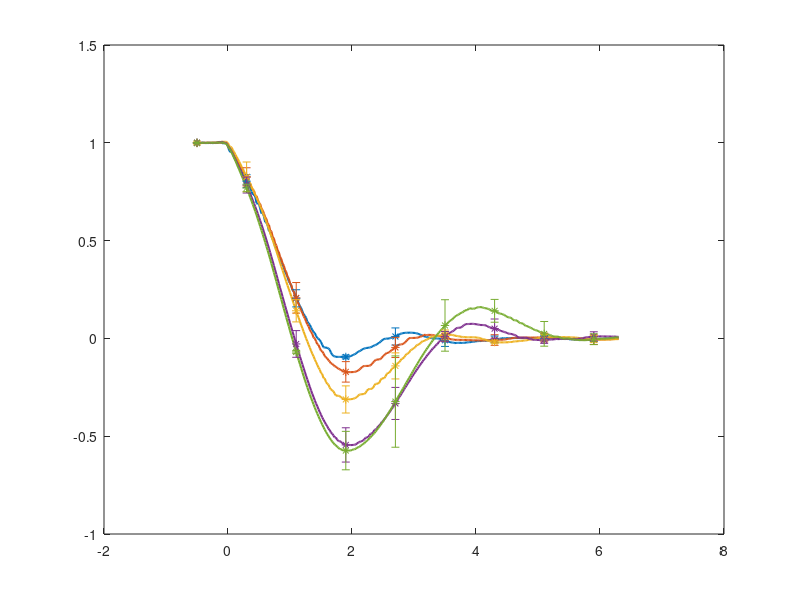

Write the MATLAB code that produced this figure. (Note: this script raises an error after producing the figure.)
%%%%%%%%%%%%%%%%%%%%%%%%%%%%%%%%%%%%%%%%%%%%%%%%%%%%%%%%%%%%%%%%%%%%%%%%%%
%%%%                        Flap Decay                               %%%%
%%%%%%%%%%%%%%%%%%%%%%%%%%%%%%%%%%%%%%%%%%%%%%%%%%%%%%%%%%%%%%%%%%%%%%%%%%
clear all; close all; clc;

load('flapDecayCase.mat')
load ./exp/Flap1Decay_norm_postp_mean.mat

%% Plot Exp and WS Data

figure;
%EXP
for i=1:5
    plot(T_mean(i).t_corrected,T_mean(i).y_norm,'-','LineWidth',1.5);hold on
end
set(gca,'ColorOrderIndex',1)
set(gcf, 'Color', 'w');
for i = 1:5
    for j=1:9
        ind(j)= find(T_mean(i).t_corrected==T_mean(i).t_error_bar(j));
    end
    errorbar(T_mean(i).t_error_bar,T_mean(i).y_norm(ind(:)),T_mean(i).error_bar_norm,'*'); hold on;
end

theta = [5,7,10,15,20];
%NonLinear WS
hold on
set(gca,'ColorOrderIndex',1)
set(gcf, 'Color', 'w');
for i = 1:length(mcr.cases)
    load(['./flapDecay_nonlinear/flapDecayCase_',num2str(mcr.cases(i),'%2g'),'deg/FOSWEC_flapPitch_matlabWorkspace.mat']) 
    plot(output.bodies(2).time,output.bodies(2).position(:,5)*180/pi/theta(i),':','LineWidth',1.5);   
    hold on
end

%Linear WS
% hold on
% set(gca,'ColorOrderIndex',1)
% set(gcf, 'Color', 'w');
% for i = 1:length(mcr.cases)
%     load(['./flapDecay_linear/flapDecayCase_',num2str(mcr.cases(i),'%2g'),'deg/FOSWEC_flapPitch_matlabWorkspace.mat']) 
%     plot(output.bodies(2).time,output.bodies(2).position(:,5)*180/pi/theta(i),':','LineWidth',1.5);   
%     hold on
% end

xlabel('t [s]')
ylabel('\theta/\theta_o')
xlim([-0.5 6.25])
for i = 1:length(theta)
    leg{i} = ['\theta_0 = ' num2str(theta(i),3) '^o'];
end
legend(leg,'location','northeast')
% title(['Flap Decay Exp, NonLinear, Linear (cd ',num2str(body(2).viscDrag.cd(5),'%2g'),', c ',num2str(body(2).linearDamping(5),'%2g'),')'])

savefig('flapDecay_norm_Exp_WS.fig')

%% Plot Exp and WS Data

figure;
%EXP
for i=3
    h1=plot(T_mean(i).t_corrected,T_mean(i).y_norm,'k-','LineWidth',1.5);hold on
end
set(gca,'ColorOrderIndex',1)
set(gcf, 'Color', 'w');
for i = 3
    for j=1:9
        ind(j)= find(T_mean(i).t_corrected==T_mean(i).t_error_bar(j));
    end
    errorbar(T_mean(i).t_error_bar,T_mean(i).y_norm(ind(:)),T_mean(i).error_bar_norm,'k*'); hold on;
end

%Linear WS
hold on
set(gca,'ColorOrderIndex',1)
set(gcf, 'Color', 'w');
for i = 3
    load(['./flapDecay_linear/flapDecayCase_',num2str(mcr.cases(i),'%2g'),'deg/FOSWEC_flapPitch_matlabWorkspace.mat']) 
    h2=plot(output.bodies(2).time,output.bodies(2).position(:,5)*180/pi/theta(i),'r-.','LineWidth',1.5);   
    hold on
end

theta = [5,7,10,15,20];
%NonLinear WS
hold on
set(gca,'ColorOrderIndex',1)
set(gcf, 'Color', 'w');
for i = 3
    load(['./flapDecay_nonlinear/flapDecayCase_',num2str(mcr.cases(i),'%2g'),'deg/FOSWEC_flapPitch_matlabWorkspace.mat']) 
   h3= plot(output.bodies(2).time,output.bodies(2).position(:,5)*180/pi/theta(i),'b:','LineWidth',1.5);   
    hold on
end

xlabel('t [s]')
ylabel('\theta/\theta_o')
xlim([-0.5 6.25])
leg = [{'Exp'};{'Linear'};{'NonLinear'}];
legend([h1 h2 h3],leg,'location','northeast')
% title(['Flap Decay Exp, NonLinear, Linear (cd ',num2str(body(2).viscDrag.cd(5),'%2g'),', c ',num2str(body(2).linearDamping(5),'%2g'),')'])

savefig('flapDecay_norm_WS_Comp.fig')

